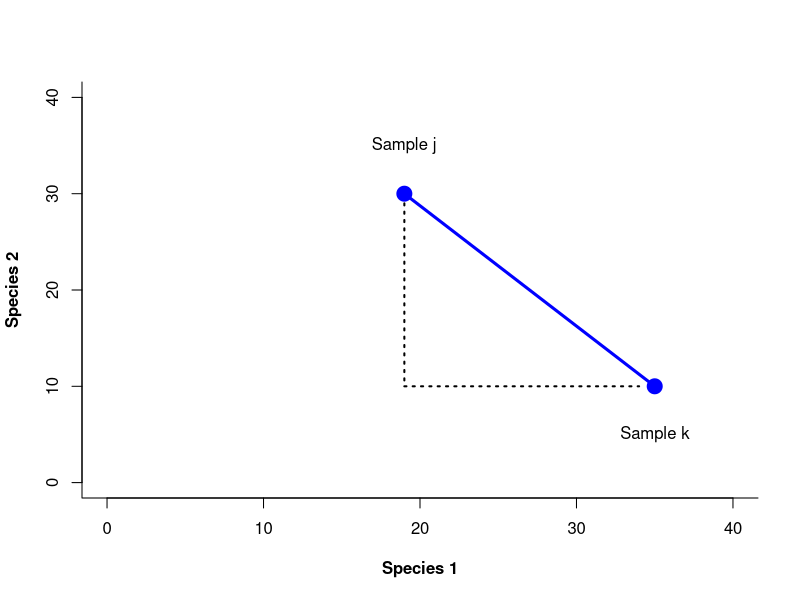
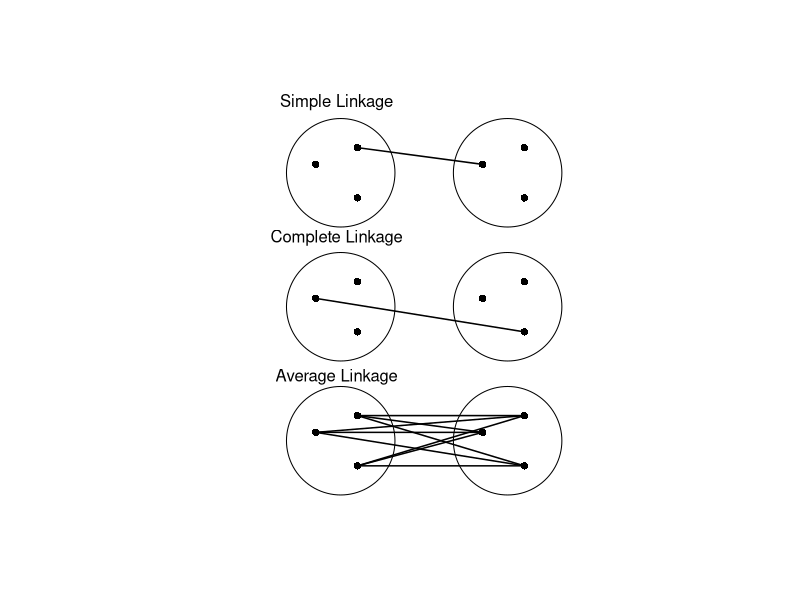
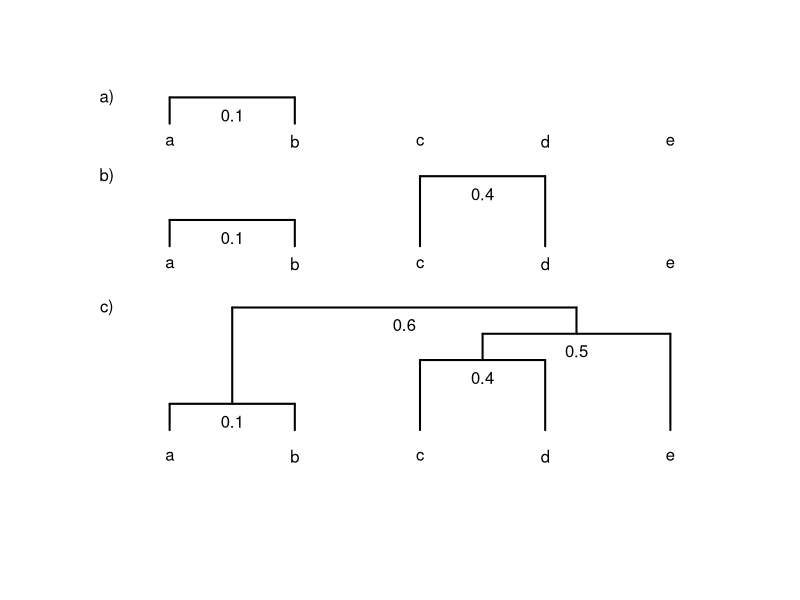
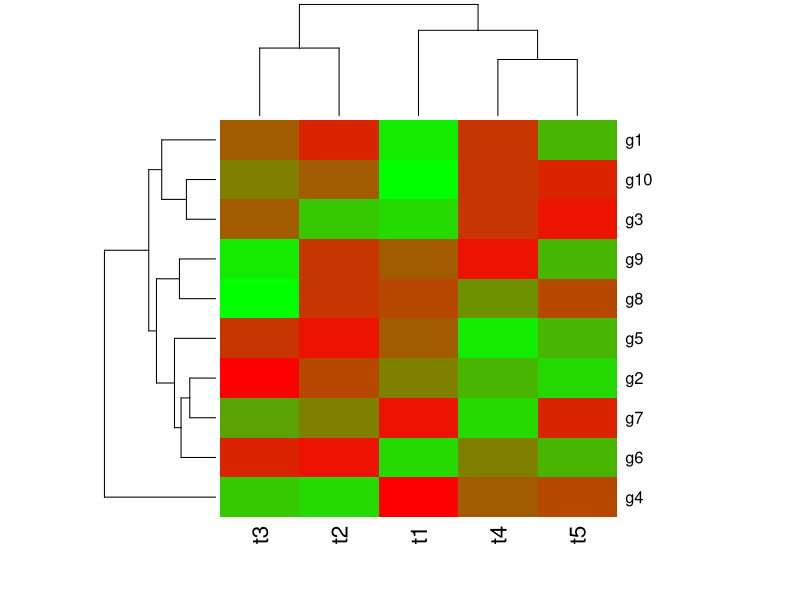
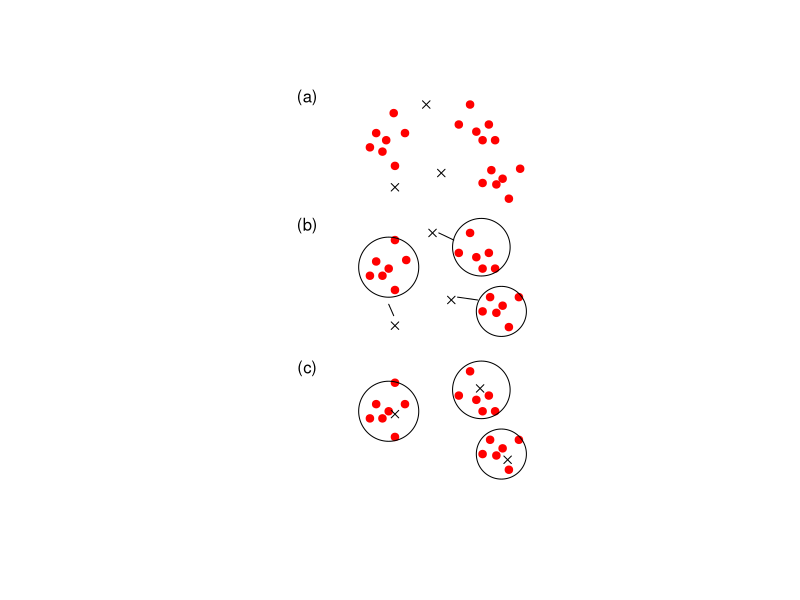
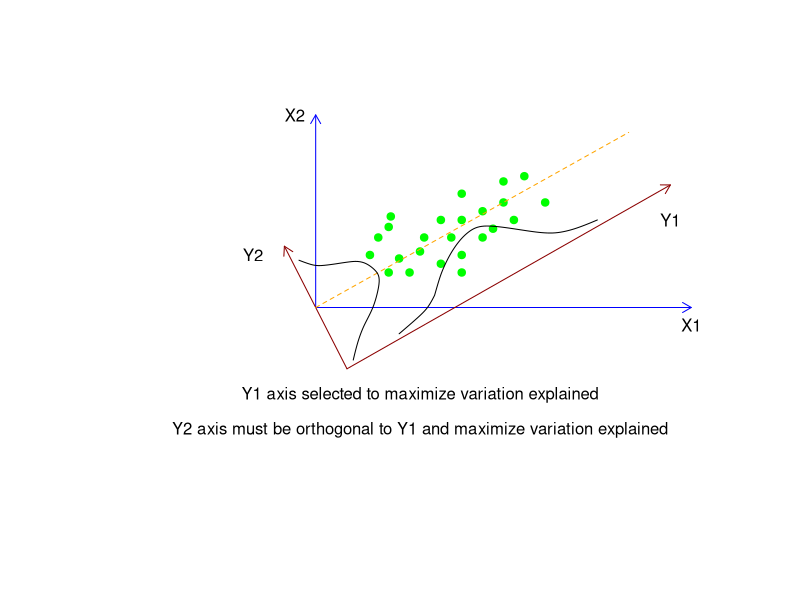
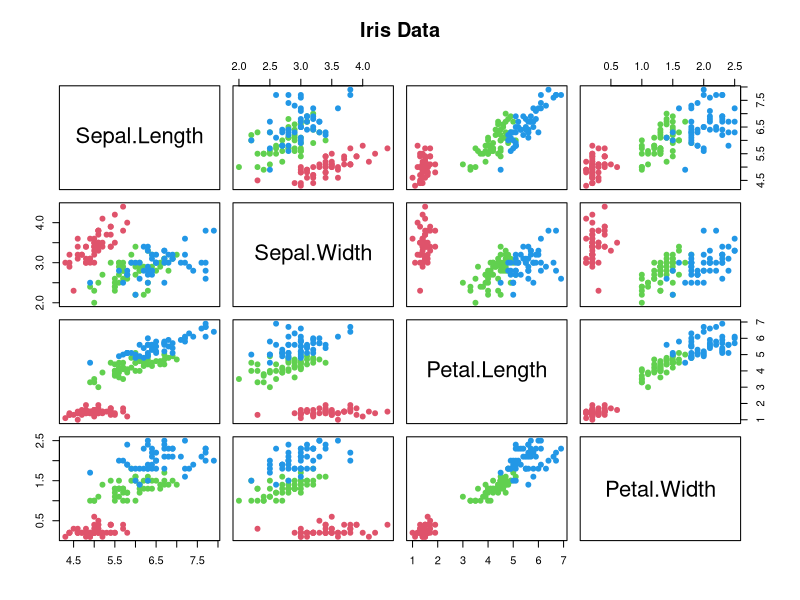
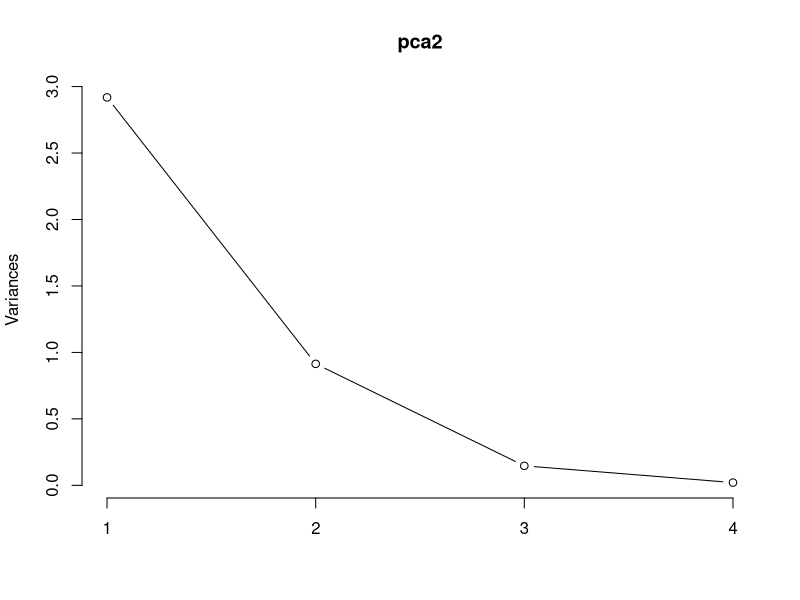

Recreate these plots in R, in order.
## ---- chunk 1
knitr::opts_chunk$set(echo = FALSE,kableExtra.auto_format = FALSE)

## ---- chunk 2
library(knitr)
my_tbl <- data.frame(Att=c("Attribute 1","Attribute 2", "Attribute 3", "Attribute 4", "Attribute 5", "Attribute 6",  "Attribute 7", "Attribute 8", "Attribute 9","Attribute 10"), Obj1=c(1,0,0,1,1,0,0,0,1,1),
Obj2=c(0,1,0,1,1,0,1,0,1,0)) 
my_tbl$sim=c("x","x",rep(("✓"),4), "x", rep(("✓"),2), "x")

knitr::kable(my_tbl, digits = 3, row.names = FALSE, caption = "**Table 3.1** List of shared attributes for two things",col.names = c("Attribute","Object 1","Object 2","Similarity"),  format="html",table.attr = "style='width:50%;'", align="c")

## ---- chunk 3
library(kableExtra)
dt<-data.frame(stringsAsFactors=TRUE,
               c("Object 1", "Object 2"),
               c("Present", "Absent"),
               c("a", "c"),
               c("b", "d"))
colnames(x = dt) <-c("", "", "Present", "Absent")
xt=kable(dt, caption= "**Table 3.2** Summary of shared and absent atributes",format="html",table.attr = "style='width:50%;'", align="c")
xt=kable_styling(xt,bootstrap_options = "bordered",
                full_width = FALSE, position="l")
xt=add_header_above(xt,c("", "", "Object 1", "Object 2"),
                   bold = FALSE) 
column_spec(xt,column = 1:2, bold = TRUE)
## ---- chunk 4
#manually enter data
lkerie=c(rep(1, 19), rep(0,5))
lkontario=c(rep(1, 18),0,1,rep(0,4))
sp=1:24
lksp=data.frame(species=sp, erie=as.factor(lkerie), ontario=as.factor(lkontario))
lksp$erie=ordered(lksp$erie, c("1", "0"))
lksp$ontario=ordered(lksp$ontario, c("1", "0"))
knitr::kable(lksp, caption="**Table 3.3** Species presence and absence in lake Erie and lake Ontario (data from from Watson 1974)",  table.attr = "style='width:50%;'", align="c")
## ---- chunk 5
tlake=table(lksp[,c("erie","ontario")])
tlake

a=tlake[1,1]
b=tlake[1,2]
c=tlake[2,1]
d=tlake[2,2]

S_j=a/(a+b+c)
S_j
S_s=2*a/(2*a+b+c)
S_s



## ---- chunk 6
x=c(19, 35)
y=c(30, 10)
plot(x,y, xlim = c(0,40), ylim = c(0,40), xlab = "Species 1", ylab = "Species 2",frame.plot = FALSE, box(bty="l"), pch = 19, col = "blue", cex = 2, font.lab = 2, cex.main = 2)
text(x=19, y=35, labels = "Sample j")
text(x=35, y=5, labels = "Sample k")
lines(x,y, lwd = 3, col = "blue")
lines(c(19,19), c(29,10), lty = "dotted", lwd = 2)
lines(c(19,34), c(10,10), lty = "dotted", lwd = 2)
## ---- chunk 7
library(knitr)
nm=c("Species 1","Species 2", "Species 3", "Species 4", "Species 5", "Species 6",  "Species 7", "Species 8", "Species 9","Species 10")
eu <- data.frame(Att=nm, j=c(19,35,0,35,10,0,0,0,30,2), k=c(35,10,0,5,50,0,3,0,10,0), stringsAsFactors = FALSE) 
eu$X2=(eu$j-eu$k)^2
sj=sum(eu$j)
sk=sum(eu$k)
sS=sum(eu$X2)
eu[11,1]="TOTAL"
eu[11,2:4]=c( sj,sk, sS)


knitr::kable(eu, digits = 3, row.names = FALSE, caption = "Species abundance and distance calculations for two samples",col.names = c("","Sample j","Sample k","$(X_j-X_k)^2$" ),  format="html",table.attr = "style='width:50%;'", align="c")

## ---- chunk 8
dist(rbind(eu$j[1:10], eu$k[1:10]), method = "euclidean")
## ---- chunk 9
nm=c("Species 1","Species 2", "Species 3")
meu <- data.frame(Att=nm, A=c(0,1,1), B=c(1,0,0),C=c(0,4,8), stringsAsFactors = FALSE) 

knitr::kable(meu, digits = 3, row.names = FALSE, caption = "Species abundance versus species presence and Euclidean distance",col.names = c("","Sample A","Sample B","Sample C" ),  format="html",table.attr = "style='width:50%;'", align="c")

## ---- chunk 10
dist(t(meu[2:4]), method="euclidean", diag=TRUE)
## ---- chunk 11
library(plotrix)
plot(rbind(c(-3,9), c(-2,10), c(-2,7), c(1,9), c(2,10), c(2,7), c(-3,1), c(-2,2), c(-2,-1), c(1,1), c(2,2), c(2,-1), c(-3,-7), c(-2,-6), c(-2,-9), c(1,-7), c(2,-6), c(2,-9)), xlim = c(-8,7), ylim = c(-10, 13), xaxt = "n", yaxt = "n", frame.plot = FALSE, ann = FALSE, pch = 16)
draw.circle(-2.4,8.5,1.3)
draw.circle(1.6,8.5,1.3)
draw.circle(-2.4,0.5,1.3)
draw.circle(1.6,0.5,1.3)
draw.circle(-2.4,-7.5,1.3)
draw.circle(1.6,-7.5,1.3)
lines(c(-2,1), c(10,9), lwd=1.5)
lines(c(-3,2), c(1,-1), lwd=1.5)
lines(c(-3,1), c(-7,-7), lwd=1.5)
lines(c(-3,2), c(-7,-6), lwd=1.5)
lines(c(-3,2), c(-7,-9), lwd=1.5)
lines(c(-2,1), c(-6,-7), lwd=1.5)
lines(c(-2,2), c(-6,-6), lwd=1.5)
lines(c(-2,2), c(-6,-9), lwd=1.5)
lines(c(-2,1), c(-9,-7), lwd=1.5)
lines(c(-2,2), c(-9,-6), lwd=1.5)
lines(c(-2,2), c(-9,-9), lwd=1.5)
text(x=-2.5, y=12.7, labels = "Simple Linkage")
text(x=-2.5, y=4.6, labels = "Complete Linkage")
text(x=-2.5, y=-3.7, labels = "Average Linkage")
## ---- chunk 12
cls=data.frame(a=c(5,6,34,1,12),b=c(10,1,2,32,4),  c=c(1,59,32,3,4), d=c(2,63,1,2,45), e=c(4,3,4,90,2))
clsd=dist(t(cls), method="euclidean")
clsd
## ---- chunk 13
plot(rbind(c(0,0)), xlim = c(-50,50), ylim = c(-120, 100), frame.plot = FALSE, ann = FALSE, type = "n", xaxt = "n", yaxt = "n")
text(x=-40, y=75, labels = "a")
text(x=-20, y=75, labels = "b")
text(x=0, y=75, labels = "c")
text(x=20, y=75, labels = "d")
text(x=40, y=75, labels = "e")
text(x=-40, y=5, labels = "a")
text(x=-20, y=5, labels = "b")
text(x=0, y=5, labels = "c")
text(x=20, y=5, labels = "d")
text(x=40, y=5, labels = "e")
text(x=-40, y=-105, labels = "a")
text(x=-20, y=-105, labels = "b")
text(x=0, y=-105, labels = "c")
text(x=20, y=-105, labels = "d")
text(x=40, y=-105, labels = "e")
lines(c(-40,-40), c(85,100), lwd=2)
lines(c(-40,-20), c(100,100), lwd=2)
lines(c(-20,-20), c(100,85), lwd=2)
text(x=-30, y=90, labels = "0.1")
lines(c(-40,-40), c(15,30), lwd=2)
lines(c(-40,-20), c(30,30), lwd=2)
lines(c(-20,-20), c(30,15), lwd=2)
text(x=-30, y=20, labels = "0.1")
lines(c(0,0), c(15,55), lwd=2)
lines(c(0,20), c(55,55), lwd=2)
lines(c(20,20), c(55,15), lwd=2)
text(x=10, y=45, labels = "0.4")
lines(c(-40,-40), c(-90,-75), lwd=2)
lines(c(-40,-20), c(-75,-75), lwd=2)
lines(c(-20,-20), c(-75,-90), lwd=2)
text(x=-30, y=-85, labels = "0.1")
lines(c(0,0), c(-90,-50), lwd=2)
lines(c(0,20), c(-50,-50), lwd=2)
lines(c(20,20), c(-50,-90), lwd=2)
text(x=10, y=-60, labels = "0.4")
lines(c(10,10), c(-50,-35), lwd=2)
lines(c(10,40), c(-35,-35), lwd=2)
lines(c(40,40), c(-35,-90), lwd=2)
text(x=25, y=-45, labels = "0.5")
lines(c(-30,-30), c(-75,-20), lwd=2)
lines(c(-30,25), c(-20,-20), lwd=2)
lines(c(25,25), c(-20,-35), lwd=2)
text(x=-2.5, y=-30, labels = "0.6")
text(x=-50, y=100, labels = "a)")
text(x=-50, y=55, labels = "b)")
text(x=-50, y=-20, labels = "c)")
## ---- chunk 14
library(RColorBrewer)
set.seed(1)
y <- matrix(rnorm(50), 10, 5, dimnames=list(paste("g", 1:10, sep=""), paste("t", 1:5, sep="")))
colfunc <- colorRampPalette(c("green", "red"))
heatmap(y,col=colfunc(15))
## ---- chunk 15
library(plotrix)
plot(rbind(c(-4,9.5), c(-3.5,10.5), c(-3,9.2), c(-2.7,10), c(-2,8.2), c(-1.2,10.5),
           c(-2.1,11.9), c(3.1,11.1), c(4,12.5), c(4.5,10.6), c(5,10), c(5.5,11.1), 
           c(6,10), c(5,7), c(5.7,7.9), c(6.1,6.9), c(6.6,7.3), c(7.1,5.9),c(8,8),
           c(-4,0.5),c(-3.5,1.5),c(-3,0.5),c(-2.5,1),c(-2,-0.5),c(-1.1,1.6),c(-2,3),
           c(3.1,2.1),c(4,3.5),c(4.5,1.8),c(5,1),c(5.5,2.1),c(6,1),c(5.6,-1),
           c(5,-2),c(6.6,-1.6),c(6.1,-2.1),c(7.1,-3.1),c(7.9,-1),c(-2,-7),
           c(-3.5,-8.5),c(-4,-9.5),c(-3,-9.5),c(-2.5,-9),c(-2,-10.8),
           c(-1.2,-8.5),c(4,-6.2),c(3.1,-7.9),c(4.5,-8.2),c(5,-9),c(5.5,-7.9),
           c(6,-9),c(5,-12),c(5.6,-11),c(6.1,-12.1),c(6.6,-11.6),c(7.1,-13.1),c(7.9,-11)), 
     xlim = c(-25,25), ylim = c(-14,13), xaxt = "n", yaxt = "n", 
     frame.plot = FALSE, ann = FALSE, pch = 21, bg="red", col="red")
points(rbind(c(-2,6.7),c(0.5,12.5),c(1,3.5),c(1.7,7.7),c(-2,-3),c(2.5,-1.2),
             c(-2,-9.2),c(4.8,-7.4),c(7,-12.4)),pch=4)
draw.circle(-2.5,1.1,2.4)
draw.circle(4.9,2.5,2.3)
draw.circle(6.5,-2,2)
draw.circle(-2.5,-9,2.4)
draw.circle(4.9,-7.5,2.3)
draw.circle(6.5,-12,2)
segments(-2.5,-1.5,-2.1,-2.3)
segments(2.7,3,1.5,3.5)
segments(4.6,-1.2,3,-1)
text(x=-9, y=13, labels = "(a)")
text(x=-9, y=4, labels = "(b)")
text(x=-9, y=-6, labels = "(c)")
## ---- chunk 16
plot.new()
## ---- chunk 17
plot.new()
## ---- chunk 18
library(kableExtra)
dt<-data.frame(stringsAsFactors = FALSE,
               c("Principal component analysis (PCA)", "Correspondence analysis (CA)", "Principal coordinate analysis (PCoA), metric (multidimensional) scaling, classical scaling", "Nonmetric multidimensional scaling (nMDS)"),
               c("Euclidean", "X^2", "Any", "Any"),
               c("Quantitative data", "Non-negative, quantitiative or binary data; species frequencies or presence/absence data", "Quantitative, semiquantitative, qualitative, or mixed", "Quantitative, semiquantitative, qualitative, or mixed"))
colnames(x = dt) <-c("Method", "Distance", "Variables")
knitr::kable(dt, caption= "Domains of Application of Ordination Methods (adpated from Legnedre & Lengendre 2012) ",  align="l", padding=10)
#xt=kable_classic(xt, full_width = F, table.attr = "style='width:50%;'", align="c")

#column_spec(xt, column = 1:3, extra_css = "vertical- align:bottom;")
## ---- chunk 19
ctlns<-list(structure(list(level = 10, x = c(-0.8,0,1,2,2.5,3,3.1,2.8,2.3,2,1.8), 
                           y = c(2.7,2.3,2.5,2.7,2.5,2,1.5,0,-1,-2,-3)),
                      .Names = c("level", "x", "y")))
ctlns2<-list(structure(list(level = 10, x = c(4,5.4,5.7,6,6.5,7,7.5,8,9,10.5,11.5,12.5,13.5), 
                           y = c(-1.5,-0.1,0.7,2,3.2,4,4.5,4.7,4.6,4.3,4.2,4.5,5)),
                      .Names = c("level", "x", "y")))
x <- seq(0, 40, length=1000)
y <- dnorm(x, mean=3, sd=0.3)*-cosh(60)+2
#plot(x,y,type="l", xlab="time", ylab="Sine wave",frame.plot = FALSE,ann=FALSE,
 #    xlim = c(-6,20),ylim = c(-6,12),axes = FALSE)
plot(rbind(c(2.6,3),c(3,4),c(3.5,4.6),c(3.6,5.2),c(3.5,2),c(4,2.8),c(4.5,2),
           c(5,3.2),c(5.2,4),c(6,2.5),c(6,5),c(6.5,4),c(7,2),c(7,3),c(7,6.5),
           c(7,5),c(8,4),c(8,5.5),c(8.5,4.5),c(9,6),c(9,7.2),c(9.5,5),c(10,7.5),
           c(11,6)),pch = 21,ann=FALSE,frame.plot = FALSE,axes = FALSE,
     xlim = c(-10,20),ylim = c(-10,12),col="green",bg="green")
arrows(0,0,18,0,col="blue",cex=3,length = 0.1)
arrows(0,0,0,11,col="blue",cex=3,length = 0.1)
arrows(1.5,-3.5,-1.5,3.5,col="darkred",cex=3,length = 0.1)
arrows(1.5,-3.5,17,7,col="darkred",cex=3,length = 0.1)
segments(0,0,15,10,col="orange",cex=3,lty="dashed")
text(x=18, y=-1, labels = "X1")
text(x=-1, y=11, labels = "X2")
text(x=17, y=5, labels = "Y1")
text(x=-3, y=3, labels = "Y2")
xspline(ctlns[[1]], shape=1)
xspline(ctlns2[[1]], shape=1)

text(x=5, y=-5, "Y1 axis selected to maximize variation explained")
text(x=5, y=-7, "Y2 axis must be orthogonal to Y1 and maximize variation explained")
## ---- chunk 20

data("iris")
str(iris); summary(iris[1:4])
pairs(iris[1:4],main="Iris Data", pch=19, col=as.numeric(iris$Species)+1)
## ---- chunk 21
pca <- prcomp(iris[,1:4])
summary(pca)
apply(iris[,1:4], 2, var)
## ---- chunk 22

pca2 <- prcomp(iris[,1:4], scale=TRUE)
summary(pca2)
## ---- chunk 23
screeplot(pca2, type="lines")
